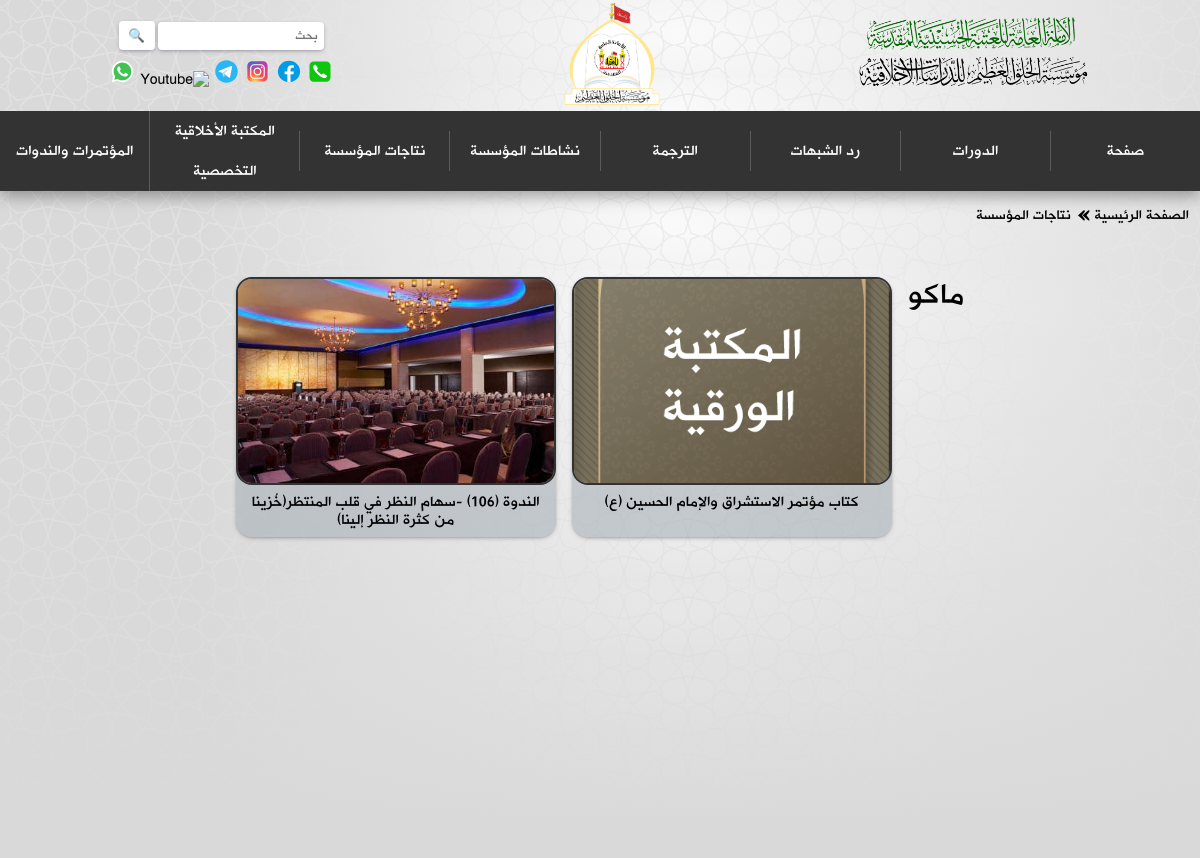
The app's page /productions with its own data.
### backend/models.py (models this page shows, shortened)
class Page(models.Model):
    title = models.CharField(max_length=255)
    slug = models.SlugField(max_length=255, unique=True, null=True, blank=True)
    order = models.PositiveIntegerField(default=0)

class Production(models.Model):
    title = models.CharField(max_length=1000, blank=False)
    created_at = models.DateTimeField(auto_now_add=True)
    main_img = models.ForeignKey(Image, on_delete=models.PROTECT, blank=False)
    body = models.TextField(max_length=5000, blank=False)
    pdf_file = models.ForeignKey(File, on_delete=models.PROTECT, blank=True, null=True, related_name="pdf")
    doc_file = models.ForeignKey(File, on_delete=models.PROTECT, blank=True, null=True, related_name="doc")
    active = models.BooleanField(default=False)
    class Meta:
        ordering = ['-created_at']

class Image(models.Model):
    image = models.ImageField(upload_to="images", blank=False)

### backend/views.py (the view)
# urls.py: path("productions", views.productions, name="productions"),
def productions(request):
    productions =  Production.objects.all().exclude(active=False)
    context = {"productions":productions}
    return render(request, "backend/section.html", context)

### backend/context_processors.py (called while the page is built)
def pages(request):
    pages = Page.objects.order_by("order")
    return {'pages': pages}

### backend/templates/backend/section.html (shortened to what this page needs)
{% extends "backend/layout.html" %}
{% load static %}
{% block extraHead %}
<link rel="stylesheet" href="{% static 'css/pages.css' %}">
{% endblock %}
{% block body %}
<main>
    <div class="path">
        <p class="component"><a href="{% url 'backend:home' %}"> الصفحة الرئيسية </a></p>
        <p class="pathArrow"> &#xbb; </p>
        <p class="component">
            {% if activities %}
            <a href="{% url 'backend:activities' %}"> نشاطات المؤسسة </a>
            {% elif productions %}
            <a href="{% url 'backend:productions' %}"> نتاجات المؤسسة </a>
            {% endif %}
        </p>
    </div>
    <div class="pageContainer
    ">
        {% for item in items %}
        <a href="{% url 'backend:itemDetails' page.slug item.id %}">
            <h1>{{item.title}}</h1>
        </a>
        {% empty %}
        <h1>ماكو</h1>
        {% endfor %}
        {% if activities %}
            {% for activity in activities %}
            <a class="activity" href="{% url 'backend:activity' activity.id %}">
                <div class="item">
                    <div class="itemImage">
                        <img src="{{ activity.main_img.image.url }}" alt="{{ activity.title }}">
                    </div>
                    <div class="itemDetails">
                        <p class="itemTitle">
                            {{ activity.title }}
                        </p>
                        <div class="statistics">
                            <p class="date">{{ activity.created_at|date:"Y-m-d" }}</p>
                            <!-- <div class="horizontalLine">|</div>
                            <p class="views"> الزيارات: <span></span></p> -->
                        </div>
                    </div>
                </div>
            </a>
            {% empty %}
            <p>لا توجد عناصر</p>
            {% endfor %}
        {% elif productions %}
            {% for production in productions %}
            <a class="production" href="{% url 'backend:production' production.id %}">
                <div class="card">
                    <div class="cardImage">
                        <img src="{{ production.main_img.image.url }}" alt="{{ production.title }}">
                    </div>
                    <div class="cardDetails">
                        <p class="cardTitle">
                            {{ production.title }}
                        </p>
                    </div>
                </div>
            </a>
            {% endfor %}
        {% endif %}
    </div>
</main>
{% endblock %}

### backend/templates/backend/header.html (shortened to what this page needs)
{% load static %}
<header class="header">
    <div class="banner">
        <div class="textLogos">
            <a href="{% url 'backend:home' %}">
              <img src="{% static 'images/textLogoHusainia.png' %}">
              <img src="{% static 'images/textLogo.png' %}">
            </a>
        </div>
        <div class="logo"><a href="{% url 'backend:home' %}"><img src="{% static 'images/logo.png' %}" alt="Logo"></a></div>
        <div class="inputGroup">
            <form action="./search.html" class="input">
                <input type="text" name="q" placeholder="بحث" required>
                <button class="searchIcon" type="submit">
                    &#128269;
                </button>
            </form>
            <div class="socialMedia">
                <span class="popup floatItem"><img src="{% static 'icons/phone.svg' %}" alt="Phone Numbers">
                </span>
                <a class="floatItem" href="${facebookURL}" target="blank"><img src="{% static 'icons/facebook.svg' %}" alt="Facebook"></a>
                <a class="floatItem" href="${instagramURL}" target="blank"><img src="{% static 'icons/instagram.svg' %}" alt="Instagram"></a>
                <a class="floatItem" href="${telegramURL}" target="blank"><img src="{% static 'icons/telegram.svg' %}" alt="Telegram"></a>
                <a class="floatItem" href="${youtubeURL}" target="blank"><img src="{% static 'icons/youtube.svg' %}" alt="Youtube"></a>
                <a class="floatItem" href="${whatsappURL}" target="blank"><img src="{% static 'icons/whatsapp.svg' %}" alt="WhatsApp"></a>
            </div>
        </div>
    </div>
    <nav>
        <ul class="parent">
            {% for page in pages %}
            <span><a href="{% url 'backend:items' page.slug %}"><li id="about" class="menuItem">{{ page.title }}</li></a></span>
            {% endfor %}
            <span><a href="{% url 'backend:activities' %}"><li id="activities" class="menuItem"> نشاطات المؤسسة </li></a></span>
            <li id="productions" class="menuItem"><a href="{% url 'backend:productions' %}"> نتاجات المؤسسة </a>
            </li>
            <li id="libraries" class="menuItem"><a href="./libraries.html"> المكتبة الأخلاقية التخصصية </a>
            </li>
            <li id="cAndS" class="menuItem"><a href="./cAndS.html"> المؤتمرات والندوات </a>
            </li>
        </ul>
    </nav>
</header>

### static/css/style.css (style rules this page uses)
*, body, html { margin: 0; padding: 0; box-sizing: border-box; font-family: 'hacen_liner_screen_bdregular' !important; scroll-behavior: smooth; font-weight: normal; }
:root { --accent: #daecec; --component: #9ca7af80; --darkComponent: #5b7b7b; --reverseComponent: #fff; --hoverColor: rgb(255, 255, 255, .20); --bg: #d9d9d9; --structure: #333; --titleColor: #000; --paragraphColor: #fff; --linkColor: #000; --shadowColor: #000; --bgUrl: url(/static/background/header-bg.svg) --colorOpacity: .3; --transition: all .3s; --subTitle: 17px; --globalPadding: 6rem 3.5rem; --borderRadius: 1rem; --globalGap: 1rem; --hoverShadow: 0 0 4px rgba(0, 0, 0, .14), 0 4px 8px rgba(0, 0, 0, .28); --cardShadow: rgba(50, 50, 93, 0.25) 0px 2px 5px -1px, rgba(0, 0, 0, 0.3) 0px 1px 3px -1px; --componentShadow: rgba(0, 0, 0, 0.35) 0px 5px 15px; --bgSize: 100%; --sectionShadow: rgba(67, 71, 85, 0.27) 0px 0px 0.25em, rgba(90, 125, 188, 0.05) 0px 0.25em 1em; --navShadow: rgba(0, 0, 0, 0.35) 0px 5px 15px; --bgOpacity: 0.92; --bgTransparency: 20%; --border: 1px solid rgba(51, 51, 51, 0.3); --itemShadow: rgba(0, 0, 0, 0.99) 0px 0px 3px, rgba(0, 0, 0, 0.99) 0px 0px 2px; }
* a { text-decoration: none; transition: all 0.4s; color: initial; }
.header { position: relative; z-index: 2; }
.header .banner { display: grid; grid-template-areas: "right mid left"; justify-content: space-around; align-items: center; color: var(--reverseComponent); background-color: var(--bg); background-image: url(/static/background/header-bg.svg); position: relative; }
.header .banner .textLogos { display: flex; flex-direction: column; width: 200px; grid-area: right; position: relative; z-index: 2; }
.header img { width: 350px; height: auto; max-width: 20vw; }
.header .logo { grid-area: mid; position: relative; z-index: 2; }
.header .logo img { width: 150px; height: auto; max-width: 10vw; }
.header .banner .inputGroup { display: flex; flex-direction: column; align-items: center; gap: .5rem; grid-area: left; position: relative; z-index: 2; }
.header .banner .inputGroup .input input { padding: .4rem; border: none; border-radius: 4px; box-shadow: var(--cardShadow); background-color: var(--reverseComponent); transition: var(--transition); }
.header .banner .inputGroup .input button { padding: .4rem .6rem; background-color: var(--reverseComponent); border: none; border-radius: 4px 4px; cursor: pointer; box-shadow: var(--cardShadow); transition: var(--transition); }
.header .banner .inputGroup .socialMedia a { margin: 0; padding: 0; }
.header .banner .inputGroup .socialMedia img { width: 1.7rem; cursor: pointer; }
.popup { position: relative; display: inline-block; cursor: pointer; }
nav { color: var(--reverseComponent); background-color: var(--structure); box-shadow: var(--navShadow); transition: all .5s; }
nav .parent { display: flex; list-style-type: none; justify-content: space-evenly; align-items: center; }
nav .parent span, nav .parent li { line-height: 2.5rem; transition: all .5s; cursor: pointer; text-align: center; width: 100%; position: relative; }
nav .parent .menuItem, nav .parent span { border-left: 1px solid rgb(255, 255, 255, .2); }
nav .parent span:last-child, nav .parent .menuItem:last-child { border: none; }
nav a:link, nav a:visited { color: var(--reverseComponent); }

### records on screen
Page: title "صفحة"
Page: title "الدورات"
Page: title "رد الشبهات"
Page: title "الترجمة"
Production: main_img.image (picture), title "كتاب مؤتمر الاستشراق والإمام الحسين (ع)"
Production: main_img.image (picture), title "الندوة (106) -سهام النظر في قلب المنتظر(خُزينا من كثرة النظر إلينا)"
